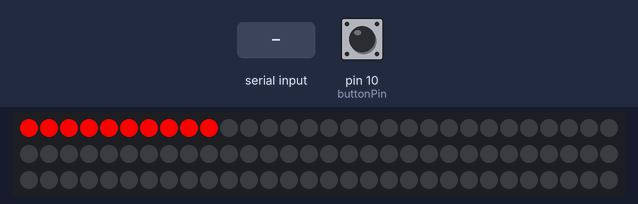
The sketch below on a simulated Arduino Uno, built with avr-gcc and run on an emulated ATmega328P. Shown: 90 RGB LEDs in strip order, left to right, continuing on the next row. The inputs (shaded band) are chosen by the test bench; at power-on: pin 10 (buttonPin) LOW. What the sketch prints to the serial monitor is not drawn.

Above: at 1.2 s.
1.3 s: pin 10 (buttonPin) pulled HIGH for 0.15 s
2.9 s: "8\n" received over Serial
4.4 s: pin 10 (buttonPin) pulled HIGH for 1 s
6.9 s: pin 10 (buttonPin) pulled HIGH for 0.15 s
Timing chart, 0 to 9.5 s (numbered marks = the images above; inputs shaded):
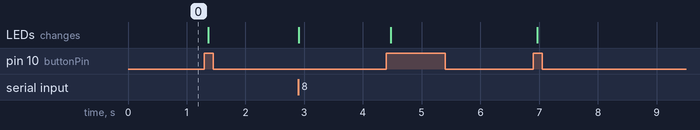

The sketch:

main.ino
```cpp
#include <FastLED.h>

int mode_select = 0;
float data[4];
int led_array[10][9];

int buttonState;             // the current reading from the input pin
int lastButtonState = LOW;   // the previous reading from the input pin

unsigned long lastDebounceTime = 0;  // the last time the output pin was toggled
unsigned long debounceDelay = 50;    // the debounce time; increase if the output flickers

#define buttonPin 10
#define COLUMNS 12
#define BLUE 0x0000FF
#define BLACK 0x000000
#define RED 0xFF0000
#define DATA_PIN 3
#define NUM_LEDS 90

#define BUFFER_SZ 30

CRGB leds[NUM_LEDS];

void set_led_array()
{
  int counter = 0;

  for (int i = 0; i < 9; i++)
  {
    for (int j = 0; j < 10; j++)
    {
      if (i % 2 == 0)
      {
        led_array[j][i] = counter;
        counter++;
      } else {
        led_array[abs(j-9)][i] = counter;
        counter++;
      }
    }
  }
}

void setup() {
  // put your setup code here, to run once:
  set_led_array();
  Serial.begin(9600);
  pinMode(buttonPin, INPUT);
  FastLED.addLeds<WS2812B, DATA_PIN, GRB>(leds, NUM_LEDS);
  while (!Serial) {
    ; //wait for serial to connect properly
  }
}

void debug(char* message)
{
  Serial.print(message);
  Serial.print("\n\r");
}


void piano_mode_1(int colour)
{
  //debug("in piano");
  //Serial.println(led_array[0][data[0]]);
  //Serial.println(led_array[11][data[0]]);

  column(led_array[0][(int)data[0]], led_array[9][(int)data[0]], colour);
  //delay(30);
  FastLED.clear();
}

void hue_mode()
{

}

void follow_mode(int colour)
{
  int x_sum = 0;
  int y_sum = 0;
  int x_mean = 0;
  int y_mean = 0;


  for (int i = 0; i < 5; i++)
  {

    x_sum += data[0];

    y_sum += data[1];
  }

  x_mean = x_sum/5;
  y_mean = y_sum/5;

  Serial.println(x_mean);
  Serial.println(y_mean);
  Serial.println();

  leds[led_array[y_mean][x_mean]] = CRGB::Red;

  FastLED.show();
 FastLED.clear();
}

void asteroid_mode()
{

  if (data[0] == 0)
  {
    data[0] = 1;
  }
  if ((int)data[0] == 8)
  {
    data[0] = 7;
  }

  if ((int)data[3] < -50 and (int)data[3] > -130 and (int)data[2] > 3)
  {
    leds[(led_array[7][(int)data[0]])] = RED;
  }

  leds[(led_array[9][(int)data[0]])] = BLUE;
  leds[(led_array[9][(int)data[0] + 1])] = BLUE;
  leds[(led_array[9][(int)data[0] - 1])] = BLUE;
  leds[(led_array[8][(int)data[0]])] = BLUE;
  FastLED.show();
  FastLED.clear();
}

/*
void connect4_mode()
{
  int start_state = 0;
  int gameover = 0;
  int change_x = 0;

  while (start_state == 0)
  {
    number_four(GREEN);
    if (data[0] == 5)
    {
      start_state = 1;
      FastLED.clear();
    }
  }

  while(!gameover)
  {
    led_on(data[0] * 12, PINK);
  }
}

*/
void parse(char *buffer)
{
    char *s = strtok(buffer, ",");
    if (atoi(s) <= 8)
    {
      data[0] = atof(s);
    }

    s = strtok(NULL, ",");
    if (atoi(s) <= 9)
    {
      data[1] = atof(s);
    }

    s = strtok(NULL, ",");
    data[2] = atof(s);

    s = strtok(NULL, ",");
    data[3] = atof(s);

}


void get_serial()
{
 static char buffer[BUFFER_SZ];
  static size_t lg = 0;
  while (Serial.available()) {
      char c = Serial.read();
      if (c == '\n') {        // carriage return
          buffer[lg] = '\0';  // terminate the string
          parse(buffer);
          lg = 0;             // get ready for next message
      }
      else if (lg < BUFFER_SZ - 1) {
          buffer[lg++] = c;
      }
  }
}


void loop() {
  //Serial.println(mode_select);
  Serial.println(data[0]);
  //Serial.println(data[2]);
  //Serial.println(data[3]);
  get_serial();
  debounce_button();
 // test();
 if (data[0] != -1)
 {
    switch (mode_select)
    {
      case (0):
        piano_mode_1(BLUE);
        break;
      case (1):
        asteroid_mode();
        break;
      case (2):
        follow_mode(BLUE);
        break;
      case(3):
        all_off();
        break;
    }
 } else {
  FastLED.clear();
  FastLED.show();
 }
}
```

debounce.ino
```cpp
void debounce_button()
{
  int reading = digitalRead(buttonPin);

  // check to see if you just pressed the button
  // (i.e. the input went from LOW to HIGH), and you've waited long enough
  // since the last press to ignore any noise:

  // If the switch changed, due to noise or pressing:
  if (reading != lastButtonState) {
    // reset the debouncing timer
    lastDebounceTime = millis();
  }

  if ((millis() - lastDebounceTime) > debounceDelay) {
    // whatever the reading is at, it's been there for longer than the debounce
    // delay, so take it as the actual current state:

    // if the button state has changed:
    if (reading != buttonState) {
      buttonState = reading;

      // only toggle the LED if the new button state is HIGH
      if (buttonState == HIGH) {
        if (mode_select < 3) {
          mode_select += 1;
        } else if (mode_select == 3) {
          mode_select = 0;
        }
      }
    }
  }

  // save the reading. Next time through the loop, it'll be the lastButtonState:
  lastButtonState = reading;
}
```

led_controller.ino
```cpp
void all_off()
{
  FastLED.clear();
  FastLED.show();
}

void led_on()
{

  FastLED.show();
  delay(30);
}

void column(int num1, int num2, int colour)
{
  int start_num, end_num;
  if (num1 > num2)
  {
    end_num = num1;
    start_num = num2;
  } else
  {
    end_num = num2;
    start_num = num1;
  }
  //debug("in column");
  for (int i = start_num; i <= end_num; i++)
  {
    leds[i] = CRGB::Red;

  }
  FastLED.show();
}

void test()
{
  if (data[0] == -1)
  {
    FastLED.clear();
    FastLED.show();
  }
  else
  {
    leds[(int)data[0]] = CRGB::Red;
    FastLED.show();
  }
}
```
